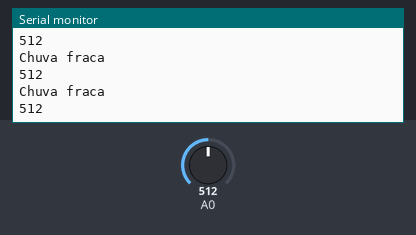
Bench run of a sketch on a simulated Arduino Uno, built with avr-gcc and run on an emulated ATmega328P. Parts: the last lines printed to the serial monitor. The test bench sets the inputs (shaded band); at power-on: A0 = 512.

Above: at 1.2 s.
1.3 s: A0 set to 490
At 1.39 s:
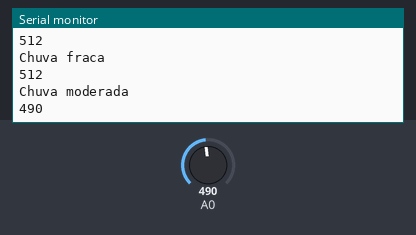
2.9 s: A0 set to 290
At 2.99 s:
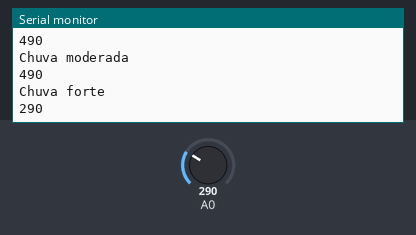
4.5 s: A0 set to 810
At 4.5 s:
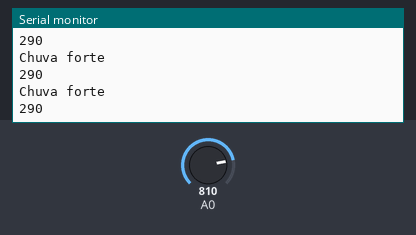
Timing chart, 0 to 7.5 s (numbered marks = the images above; inputs shaded):
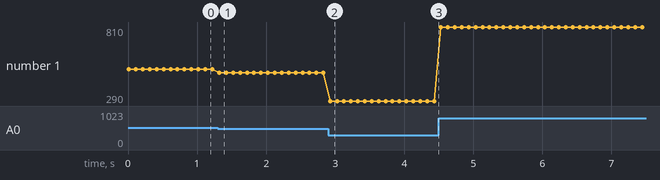

Measured:
- after the input at 1.3 s, the serial monitor: prints a new line at once (image 1)
- after the input at 2.9 s, the serial monitor: prints a new line at once (image 2)
- plotted number 1: 512 → 490 after the input at 1.3 s, 490 → 290 after the input at 2.9 s, 290 → 810 after the input at 4.5 s

The sketch:

chuva.ino
```cpp
void setup() {
  // initialize serial communication at 9600 bits per second:
  Serial.begin(9600);
}


void loop() {
  // read the input on analog pin 0:
  int sensorValue = analogRead(A0);

  if (sensorValue > 800)
  {
    Serial.println("Tempo seco");
  }
  else if (sensorValue > 500)
  {
    Serial.println("Chuva fraca");
  }
  else if (sensorValue > 300)
  {
    Serial.println("Chuva moderada");
  }
  else
  {
    Serial.println("Chuva forte");
  }
  Serial.println(sensorValue);
  delay(100);

}
```
